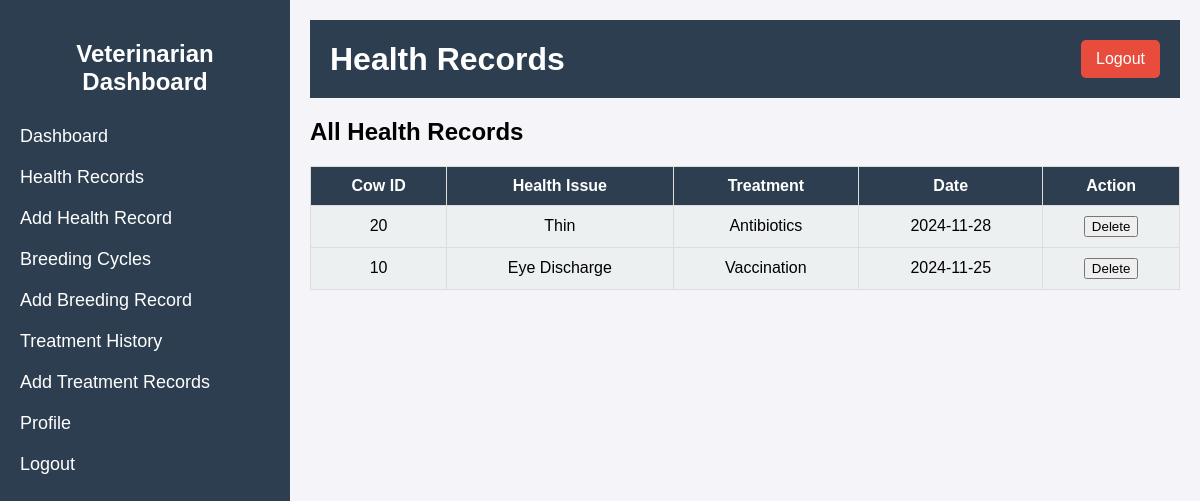
Screenshot of /healthy_records.php (signed in) with the database file from the repository.
### tables this page shows
CREATE TABLE `tblhealth_records` (
  `record_id` int(11) NOT NULL,
  `cow_id` int(10) UNSIGNED NOT NULL,
  `health_issue` varchar(255) NOT NULL,
  `treatment` varchar(255) NOT NULL,
  `date` date NOT NULL
);

### healthy_records.php (the view, shortened to what this page needs)
<?php
include('db_connect.php');
$query = "SELECT * FROM tblhealth_records ORDER BY date DESC";
$result = mysqli_query($con, $query);
?>
<!DOCTYPE html>
<html lang="en">
<head>
    <link rel="stylesheet" href="style2.css">
</head>
<body>
    <div class="container">
        <div class="sidebar">
            <h2>Veterinarian Dashboard</h2>
            <ul>
                <li><a href="veterinarian_dashboard.php">Dashboard</a></li>
                <li><a href="healthy_records.php">Health Records</a></li>
                <li><a href="add_health_record.php">Add Health Record</a></li>
                <li><a href="breeding_cycles.php">Breeding Cycles</a></li>
                <li><a href="add_breeding_cycle.php">Add Breeding Record</a></li>
                <li><a href="treatment_history.php">Treatment History</a></li>
                <li><a href="add_treatment_record.php">Add Treatment Records</a></li>
                <li><a href="profile1.php">Profile</a></li>
                <li><a href="logout.php">Logout</a></li>
            </ul>
        </div>
        <div class="main-content">
            <div class="header">
                <h1>Health Records</h1>
                <a href="logout.php" class="logout-btn">Logout</a>
            </div>
            <div class="content">
                <h2>All Health Records</h2>
                <?php
                if (mysqli_num_rows($result) > 0) {
                    echo "<table>";
                    echo "<tr><th>Cow ID</th><th>Health Issue</th><th>Treatment</th><th>Date</th><th>Action</th></tr>";
                    while ($row = mysqli_fetch_assoc($result)) {
                        echo "<tr>
                                <td>{$row['cow_id']}</td>
                                <td>{$row['health_issue']}</td>
                                <td>{$row['treatment']}</td>
                                <td>{$row['date']}</td>
                                <td>
                                    <a href='healthy_records.php?delete_id={$row['record_id']}'
                                       onclick='return confirm(\"Are you sure you want to delete this health record?\");'>
                                       <button>Delete</button>
                                    </a>
                                </td>
                              </tr>";
                    }
                    echo "</table>";
                } else {
                    echo "No health records found.";
                }
                ?>
            </div>
        </div>
    </div>
</body>
</html>

### style2.css (style rules this page uses)
body { font-family: Arial, sans-serif; margin: 0; padding: 0; background-color: #f4f4f9; }
.container { display: flex; height: 100vh; }
.sidebar { width: 250px; background-color: #2c3e50; color: white; padding: 20px; height: 100%; }
.sidebar h2 { text-align: center; margin-bottom: 30px; }
.sidebar ul { list-style-type: none; padding: 0; }
.sidebar ul li { margin: 20px 0; }
.sidebar ul li a { color: white; text-decoration: none; font-size: 18px; }
.main-content { flex-grow: 1; padding: 20px; }
.header { display: flex; justify-content: space-between; align-items: center; background-color: #2c3e50; color: white; padding: 20px; }
.header h1 { margin: 0; }
.logout-btn { background-color: #e74c3c; color: white; padding: 10px 15px; border-radius: 5px; text-decoration: none; }
table { width: 100%; border-collapse: collapse; margin-top: 20px; }
table, th, td { border: 1px solid #ddd; }
th, td { padding: 10px; text-align: center; }
th { background-color: #2c3e50; color: white; }
td { background-color: #ecf0f1; }

### rows the page displays
tblhealth_records: cow "20", health_issue "Thin", treatment "Antibiotics", date "2024-11-28"
tblhealth_records: cow "10", health_issue "Eye Discharge", treatment "Vaccination", date "2024-11-25"
